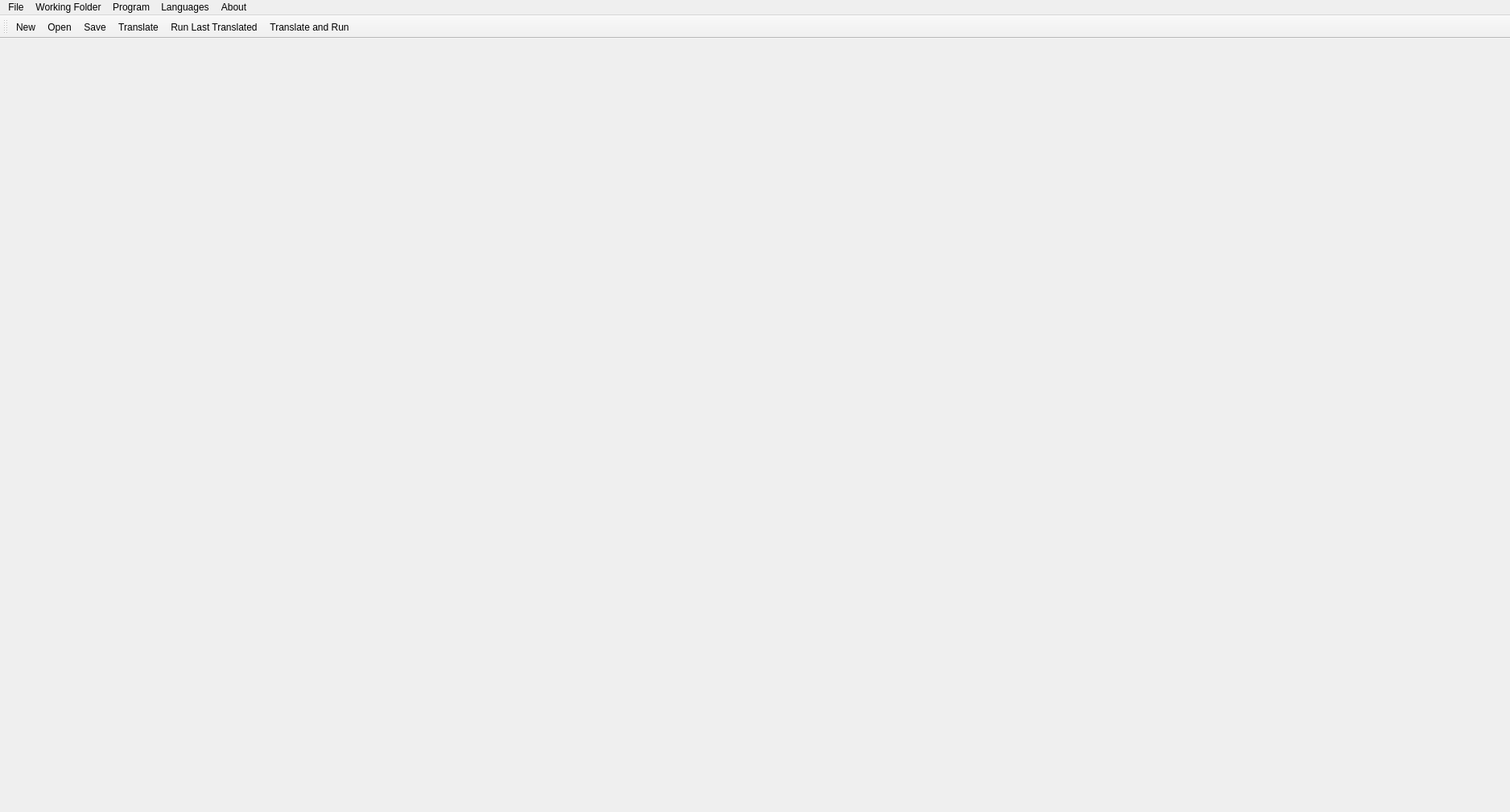
<?xml version="1.0" encoding="UTF-8"?>
<ui version="4.0">
 <class>MainWindowClass</class>
 <widget class="QMainWindow" name="MainWindowClass">
  <property name="geometry">
   <rect>
    <x>0</x>
    <y>0</y>
    <width>1876</width>
    <height>1009</height>
   </rect>
  </property>
  <property name="windowTitle">
   <string>Visual Environment</string>
  </property>
  <property name="windowIcon">
   <iconset resource="visual_environment.qrc">
    <normaloff>:/icons/application_icon.svg</normaloff>:/icons/application_icon.svg</iconset>
  </property>
  <property name="toolTip">
   <string/>
  </property>
  <property name="locale">
   <locale language="English" country="UnitedStates"/>
  </property>
  <property name="iconSize">
   <size>
    <width>28</width>
    <height>28</height>
   </size>
  </property>
  <widget class="QWidget" name="centralWidget">
   <layout class="QVBoxLayout" name="verticalLayout"/>
  </widget>
  <widget class="QMenuBar" name="menuBar">
   <property name="geometry">
    <rect>
     <x>0</x>
     <y>0</y>
     <width>1876</width>
     <height>33</height>
    </rect>
   </property>
   <widget class="QMenu" name="fileMenu">
    <property name="toolTip">
     <string/>
    </property>
    <property name="statusTip">
     <string/>
    </property>
    <property name="title">
     <string>File</string>
    </property>
    <addaction name="newFileMenuAction"/>
    <addaction name="openFileMenuAction"/>
    <addaction name="saveFileMenuAction"/>
    <addaction name="saveFileAsMenuAction"/>
    <addaction name="closeFileMenuAction"/>
   </widget>
   <widget class="QMenu" name="folderMenu">
    <property name="statusTip">
     <string/>
    </property>
    <property name="title">
     <string>Working Folder</string>
    </property>
    <addaction name="openFolderMenuAction"/>
    <addaction name="closeFolderMenuAction"/>
   </widget>
   <widget class="QMenu" name="programMenu">
    <property name="title">
     <string>Program</string>
    </property>
    <addaction name="translateOnlyMenuAction"/>
    <addaction name="runLastTranslatedMenuAction"/>
    <addaction name="translateAndRunMenuAction"/>
    <addaction name="executionEnvironmentMenuAction"/>
   </widget>
   <widget class="QMenu" name="programAboutMenu">
    <property name="toolTip">
     <string/>
    </property>
    <property name="statusTip">
     <string/>
    </property>
    <property name="title">
     <string>About</string>
    </property>
    <widget class="QMenu" name="documentationFSIMenu">
     <property name="title">
      <string>FSI Documentation</string>
     </property>
     <property name="icon">
      <iconset resource="visual_environment.qrc">
       <normaloff>:/icons/documentation_icon.svg</normaloff>:/icons/documentation_icon.svg</iconset>
     </property>
     <addaction name="documentationFSIInstallationMenuAction"/>
     <addaction name="documentationFSIReleaseLayoutMenuAction"/>
     <addaction name="documentationFSIUseTranslatorMenuAction"/>
     <addaction name="documentationFSIUseExecutionEnvironmentMenuAction"/>
     <addaction name="documentationFSIEngineMultithreadingMenuAction"/>
    </widget>
    <addaction name="visualEnvironmentDocumentationMenuAction"/>
    <addaction name="documentationFSIMenu"/>
    <addaction name="separator"/>
    <addaction name="shortDescriptionMenuAction"/>
   </widget>
   <widget class="QMenu" name="menuLanguages">
    <property name="toolTip">
     <string/>
    </property>
    <property name="statusTip">
     <string/>
    </property>
    <property name="title">
     <string>Languages</string>
    </property>
    <addaction name="actionUkrainian"/>
    <addaction name="actionEnglish"/>
   </widget>
   <addaction name="fileMenu"/>
   <addaction name="folderMenu"/>
   <addaction name="programMenu"/>
   <addaction name="menuLanguages"/>
   <addaction name="programAboutMenu"/>
  </widget>
  <widget class="QToolBar" name="mainToolBar">
   <property name="locale">
    <locale language="English" country="UnitedStates"/>
   </property>
   <attribute name="toolBarArea">
    <enum>TopToolBarArea</enum>
   </attribute>
   <attribute name="toolBarBreak">
    <bool>false</bool>
   </attribute>
   <addaction name="newFileMenuAction"/>
   <addaction name="openFileMenuAction"/>
   <addaction name="saveFileMenuAction"/>
   <addaction name="translateOnlyMenuAction"/>
   <addaction name="runLastTranslatedMenuAction"/>
   <addaction name="translateAndRunMenuAction"/>
  </widget>
  <action name="saveFileMenuAction">
   <property name="icon">
    <iconset resource="visual_environment.qrc">
     <normaloff>:/icons/save_file_icon.svg</normaloff>:/icons/save_file_icon.svg</iconset>
   </property>
   <property name="text">
    <string>Save</string>
   </property>
   <property name="shortcut">
    <string>Ctrl+S</string>
   </property>
  </action>
  <action name="saveFileAsMenuAction">
   <property name="icon">
    <iconset resource="visual_environment.qrc">
     <normaloff>:/icons/save_file_as_icon.svg</normaloff>:/icons/save_file_as_icon.svg</iconset>
   </property>
   <property name="text">
    <string>Save as...</string>
   </property>
   <property name="shortcut">
    <string>Ctrl+Shift+S</string>
   </property>
  </action>
  <action name="closeFileMenuAction">
   <property name="icon">
    <iconset resource="visual_environment.qrc">
     <normaloff>:/icons/close_file_icon.svg</normaloff>:/icons/close_file_icon.svg</iconset>
   </property>
   <property name="text">
    <string>Close</string>
   </property>
   <property name="shortcut">
    <string>Ctrl+Q</string>
   </property>
  </action>
  <action name="openFileMenuAction">
   <property name="icon">
    <iconset resource="visual_environment.qrc">
     <normaloff>:/icons/open_file_icon.svg</normaloff>:/icons/open_file_icon.svg</iconset>
   </property>
   <property name="text">
    <string>Open...</string>
   </property>
   <property name="shortcut">
    <string>Ctrl+O</string>
   </property>
  </action>
  <action name="openFolderMenuAction">
   <property name="icon">
    <iconset resource="visual_environment.qrc">
     <normaloff>:/icons/open_working_directory_icon.svg</normaloff>:/icons/open_working_directory_icon.svg</iconset>
   </property>
   <property name="text">
    <string>Open...</string>
   </property>
   <property name="statusTip">
    <string/>
   </property>
   <property name="shortcut">
    <string>Ctrl+W</string>
   </property>
  </action>
  <action name="closeFolderMenuAction">
   <property name="icon">
    <iconset resource="visual_environment.qrc">
     <normaloff>:/icons/close_working_directory.svg</normaloff>:/icons/close_working_directory.svg</iconset>
   </property>
   <property name="text">
    <string>Close</string>
   </property>
   <property name="shortcut">
    <string>Ctrl+C</string>
   </property>
  </action>
  <action name="translateAndRunMenuAction">
   <property name="icon">
    <iconset resource="visual_environment.qrc">
     <normaloff>:/icons/translate_and_run_icon.svg</normaloff>:/icons/translate_and_run_icon.svg</iconset>
   </property>
   <property name="text">
    <string>Translate and Run</string>
   </property>
   <property name="shortcut">
    <string>Ctrl+R</string>
   </property>
  </action>
  <action name="executionEnvironmentMenuAction">
   <property name="icon">
    <iconset resource="visual_environment.qrc">
     <normaloff>:/icons/runtime_environment_icon.svg</normaloff>:/icons/runtime_environment_icon.svg</iconset>
   </property>
   <property name="text">
    <string>Runtime Environment</string>
   </property>
   <property name="shortcut">
    <string>Ctrl+E</string>
   </property>
  </action>
  <action name="visualEnvironmentDocumentationMenuAction">
   <property name="icon">
    <iconset resource="visual_environment.qrc">
     <normaloff>:/icons/documentation_icon.svg</normaloff>:/icons/documentation_icon.svg</iconset>
   </property>
   <property name="text">
    <string>Visual Environment Documentation</string>
   </property>
  </action>
  <action name="shortDescriptionMenuAction">
   <property name="icon">
    <iconset resource="visual_environment.qrc">
     <normaloff>:/icons/about_program_icon.svg</normaloff>:/icons/about_program_icon.svg</iconset>
   </property>
   <property name="text">
    <string>Short Overview...</string>
   </property>
  </action>
  <action name="documentationFSIInstallationMenuAction">
   <property name="icon">
    <iconset resource="visual_environment.qrc">
     <normaloff>:/icons/documentation_icon.svg</normaloff>:/icons/documentation_icon.svg</iconset>
   </property>
   <property name="text">
    <string>Installation</string>
   </property>
  </action>
  <action name="documentationFSIReleaseLayoutMenuAction">
   <property name="icon">
    <iconset resource="visual_environment.qrc">
     <normaloff>:/icons/documentation_icon.svg</normaloff>:/icons/documentation_icon.svg</iconset>
   </property>
   <property name="text">
    <string>Release Layout</string>
   </property>
  </action>
  <action name="documentationFSIUseTranslatorMenuAction">
   <property name="icon">
    <iconset resource="visual_environment.qrc">
     <normaloff>:/icons/documentation_icon.svg</normaloff>:/icons/documentation_icon.svg</iconset>
   </property>
   <property name="text">
    <string>Using Translator</string>
   </property>
  </action>
  <action name="documentationFSIUseExecutionEnvironmentMenuAction">
   <property name="icon">
    <iconset resource="visual_environment.qrc">
     <normaloff>:/icons/documentation_icon.svg</normaloff>:/icons/documentation_icon.svg</iconset>
   </property>
   <property name="text">
    <string>Using Execution Engine</string>
   </property>
  </action>
  <action name="documentationFSIEngineMultithreadingMenuAction">
   <property name="icon">
    <iconset resource="visual_environment.qrc">
     <normaloff>:/icons/documentation_icon.svg</normaloff>:/icons/documentation_icon.svg</iconset>
   </property>
   <property name="text">
    <string>Engine Multithreading</string>
   </property>
  </action>
  <action name="actionUkrainian">
   <property name="icon">
    <iconset resource="visual_environment.qrc">
     <normaloff>:/icons/ukrainian_icon.svg</normaloff>:/icons/ukrainian_icon.svg</iconset>
   </property>
   <property name="text">
    <string>Ukrainian</string>
   </property>
  </action>
  <action name="actionEnglish">
   <property name="icon">
    <iconset resource="visual_environment.qrc">
     <normaloff>:/icons/english_icon.svg</normaloff>:/icons/english_icon.svg</iconset>
   </property>
   <property name="text">
    <string>English</string>
   </property>
  </action>
  <action name="newFileMenuAction">
   <property name="icon">
    <iconset resource="visual_environment.qrc">
     <normaloff>:/icons/new_file_icon.svg</normaloff>:/icons/new_file_icon.svg</iconset>
   </property>
   <property name="text">
    <string>New</string>
   </property>
   <property name="shortcut">
    <string>Ctrl+N</string>
   </property>
  </action>
  <action name="translateOnlyMenuAction">
   <property name="icon">
    <iconset resource="visual_environment.qrc">
     <normaloff>:/icons/translate_only_icon.svg</normaloff>:/icons/translate_only_icon.svg</iconset>
   </property>
   <property name="text">
    <string>Translate</string>
   </property>
   <property name="shortcut">
    <string>Ctrl+B</string>
   </property>
  </action>
  <action name="runLastTranslatedMenuAction">
   <property name="icon">
    <iconset resource="visual_environment.qrc">
     <normaloff>:/icons/run_last_translated_icon.svg</normaloff>:/icons/run_last_translated_icon.svg</iconset>
   </property>
   <property name="text">
    <string>Run Last Translated</string>
   </property>
   <property name="shortcut">
    <string>Ctrl+L</string>
   </property>
  </action>
 </widget>
 <layoutdefault spacing="6" margin="11"/>
 <resources>
  <include location="visual_environment.qrc"/>
 </resources>
 <connections/>
</ui>
